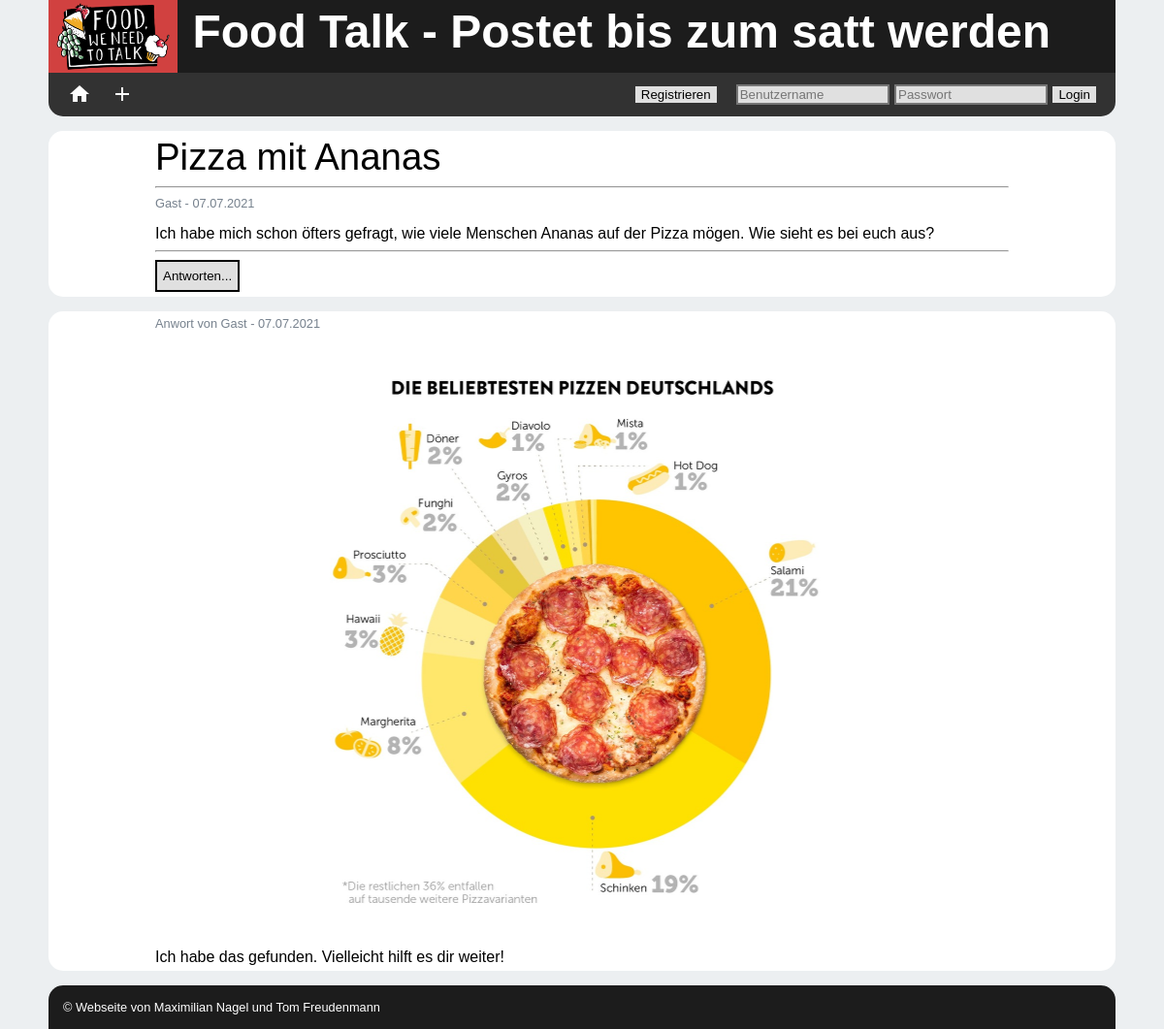
Page /article.php?themeID=38 on the committed database.
### tables this page shows
CREATE TABLE `themes` (
  `ID` int(11) NOT NULL,
  `headline` varchar(255) NOT NULL,
  `description` varchar(4096) NOT NULL,
  `userID` int(11) NOT NULL,
  `views` int(11) DEFAULT 0,
  `answers` int(11) DEFAULT 0,
  `lastChange` varchar(255) DEFAULT NULL,
  `pictureID` int(11) DEFAULT NULL
);

CREATE TABLE `articles` (
  `ID` int(11) NOT NULL,
  `text` varchar(4096) NOT NULL,
  `userID` int(11) NOT NULL,
  `themeID` int(11) NOT NULL,
  `date` varchar(255) NOT NULL,
  `pictureID` int(11) DEFAULT NULL
);

CREATE TABLE `picture` (
  `ID` int(11) NOT NULL,
  `url` varchar(1024) NOT NULL,
  `name` varchar(255) NOT NULL,
  `sizeKB` int(11) NOT NULL,
  `height` int(11) NOT NULL,
  `width` int(11) NOT NULL
);

### www/src/db/db.php (called while the page is built, shortened)
<?php
class DB_Connection
{
    private $servername;
    private $username;
    private $password;
    private $db;
    private $conn;
    public function __construct()
    {
        $this->servername = "db";
        $this->username = "root";
        $this->password = "test";
        $this->db = "mainBase";
    }
    public function connect()
    {
        $this->conn = new mysqli($this->servername, $this->username, $this->password, $this->db);
        return $this->conn;
    }
    public function doQuery($query)
    {
        $this->result = $this->conn->query($query);
        return $this->result;
    }
}
?>

### www/src/Answer.php (called while the page is built, shortened)
<?php
require_once "db/db.php";
class Answer implements DbElement
{
    public function __construct(int $themeID, int $userID, string $text, int $id = -1,
                                string $date = "")
    {
        $this->text = $text;
        $this->id = $id;
        if ($date == "") $this->date = date("d.m.Y", time());
        else $this->date = $date;
    }
}
require_once "Theme.php";
require_once "AnswerWithPicture.php";

### www/src/Theme.php (the view, shortened to what this page needs)
<?php
require_once "db/db.php";
class Theme implements DbElement {
    protected string $headline;
    protected string $description;
    protected int $userID;
    protected string $date;
    protected int $id;
    protected int $answers;
    protected array $listOFAnswers;
    public function __construct(string $headline, string $description, int $userID = 2, int $id = -1, int $views = 0,
                                int $answers = 0, string $date = "")
    {
        $this->headline = $headline;
        $this->description = $description;
        $this->userID = $userID;
        if ($date == "") $this->date = date("d.m.Y", time());
        else $this->date = $date;
        $this->answers = $answers;
        $this->listOFAnswers = array();
        $this->id = $id;
        $this->loadAllAnswers();
        $this->answers = count($this->listOFAnswers);
    }
    public static function loadByID(int $id): Theme
    {
        $connection = new DB_Connection();
        $connection->connect();
        try {
            $res = $connection->doQuery("SELECT * FROM themes WHERE ID = ". $id);
            $row = $res->fetch_assoc();
            if (isset($row['pictureID']))
                return new ThemeWithPicture($row['headline'], $row['description'],
                    $row['pictureID'], intval($row['userID']), intval($row['ID']), intval($row['views']),
                    intval($row['answers']), $row['lastChange']);
            else return new Theme($row['headline'], $row['description'], intval($row['userID']),
                intval($row['ID']), intval($row['views']), intval($row['answers']), $row['lastChange']);
        } catch (Exception $e) {
            $connection->closeConnection();
            throw new Exception("The Query gets the error: " . $e->getMessage());
        } finally {
            $connection->closeConnection();
        }
    }
    protected function loadAllAnswers()
    {
        if($this->id > -1)
        {
            $connection = new DB_Connection();
            $connection->connect();
            try {
                $res = $connection->doQuery("SELECT * FROM articles WHERE themeID = ". $this->id);
                while ($row = $res->fetch_assoc())
                {
                    if (isset($row['pictureID']))
                        $answer = new AnswerWithPicture(intval($row['themeID']),intval($row['userID']), $row['text'],
                            $row['pictureID'],intval($row['ID']), $row['date']);
                    else
                        $answer = new Answer(intval($row['themeID']), intval($row['userID']), $row['text'],
                        intval($row['ID']), $row['date']);
                    array_push($this->listOFAnswers, $answer);
                }
            } catch (Exception $e) {
                $connection->closeConnection();
                throw new Exception("The Query gets the error: " . $e->getMessage());
            } finally {
                $connection->closeConnection();
            }
        }
    }
    public function __toString()
    {
        $text = '<div id="question" class="article-entry theme">
                        <div class="headline">' . $this->headline . '</div>
                        <hr>
                        <div class="information">';
        try {
            $text .= User::loadByID($this->userID)->getName();
        } catch (Exception $e) {
            $text .= "UNBEKANNT";
        }
        $text.= ' - ' . $this->date .'</div>';
        $text .= '
                        <div class="article-content">' . nl2br($this->description) . '</div>
                        <hr>
                        <button id="theme-' . $this->id . '" class="answer" onclick="document.getElementById(\'answer\').style.display = \'block\';">Antworten...</button>
                    </div>
                    ';
        if ($this->answers > 0) {
            foreach ($this->listOFAnswers as $answer) {
                $text .= $answer;
            }
        }
        else $text .= ' <div id="answer-0" class="article-entry">
                           Bisher sind noch keine Antworten vorhanden!
                        </div>';
        return $text;
    }
}
require_once "Answer.php";
require_once "AnswerWithPicture.php";
require_once "Picture.php";

### www/src/AnswerWithPicture.php (shortened to what this page needs)
<?php
require_once "Answer.php";
class AnswerWithPicture extends Answer
{
    private int $pictureID;
    public function __construct(int $themeID, int $userID, string $text, int $pictureID, int $id = -1, string $date = "")
    {
        $this->pictureID = $pictureID;
    }
    public function __toString()
    {
        $text = '   <div id="answer-'.$this->id.'" class="article-entry">
                        <div class="information">Anwort von ';
        try {
            $text .= User::loadByID($this->userID)->getName();
        } catch (Exception $e) {
            $text .= "UNBEKANNT";
        }
        $text .= ' - '.$this->date.'</div>';
        $text .= "<br>";
        $pic = Picture::loadByID($this->pictureID);
        $text .= $pic;
        $text .= '<div class="article-content">'.nl2br($this->text).'</div>
                    </div>';
        return $text;
    }
}

### www/src/Picture.php (shortened to what this page needs)
<?php
require_once "db/db.php";
class Picture implements DbElement
{
    private int $id;
    private string $src;
    private string $name;
    public static function loadByID(int $id): Picture
    {
        $connection = new DB_Connection();
        $connection->connect();
        try {
            $res = $connection->doQuery("SELECT * FROM picture WHERE ID = ". $id);
            $row = $res->fetch_assoc();
            $connection->closeConnection();
            return new Picture($row['sizeKB'], $row['height'], $row['width'], $row['url'],$row['name'], $id);
        } catch (Exception $e) {
            $connection->closeConnection();
            throw new Exception("The Query gets the error: " . $e->getMessage());
        }
    }
    public function __construct(int $size, int $height, int $width, string $fileName, string $name, int $id = -1)
    {
        $this->id = $id;
        $this->src = $fileName;
        $this->name = $name;
    }
    public function __toString()
    {
        return "<img class='content-img' src='".uploadDir.$this->src."' id='img-".$this->id."' alt='".$this->name."'>";
    }
}

### www/include/style/mainStyle.css (style rules this page uses)
html,body { margin: 0; padding: 0; color: var(--fontColor); font-family: Arial, sans-serif; background-color: var(--htmlBackground); }

### www/include/style/ini.css (style rules this page uses)
:root { --fontColor: white; --seconFontColor: black; --htmlwidth: 1100px; --mainColor: #1c1c1c; --secondColor: #323232; --aczentColor: #d14140; --warning: #d14140; --succesColor: #5e9e5e; --htmlBackground: #ECEFF1; --elementBackgorund: white; --navheight: 45px; --spaceing: 10px; --cellheight: 70px; --borderRadius: 15px; --borderColor: #e0e0e0; --fontColorTable: #76818d; --firstCellWidth: 700px; --secondCellWidth: 300px; --borderWidth: 1px; --inputColor: #e0e0e0; --marginBottom: 50px; }

### www/include/style/article.css (style rules this page uses)
.article-entry { margin: 15px 0; border-radius: var(--borderRadius); background-color: white; position: relative; padding: 5px 10%; width: auto; }
.headline { font-size: 2.4em; }
.information { font-size: 0.8em; color: var(--fontColorTable); }
.content-img { max-width: 100%; max-height: 600px; margin-left: 50%; transform: translateX(-50%); }
.article-content { padding-top: 15px; }
.answer { position: relative; height: 33px; background-color: var(--inputColor); color: var(--seconFontColor); border-style: solid; cursor: pointer; }

### rows in the picture
themes: headline "Pizza mit Ananas", lastChange "07.07.2021", description "Ich habe mich schon öfters gefragt, wie viele Menschen Ananas auf der Pizza mögen. Wie sieht es bei euch aus?", userID "Gast"
articles: date "07.07.2021", text "Ich habe das gefunden. Vielleicht hilft es dir weiter!"
picture: url (picture)

### other values in the picture
$theme "Gast"
